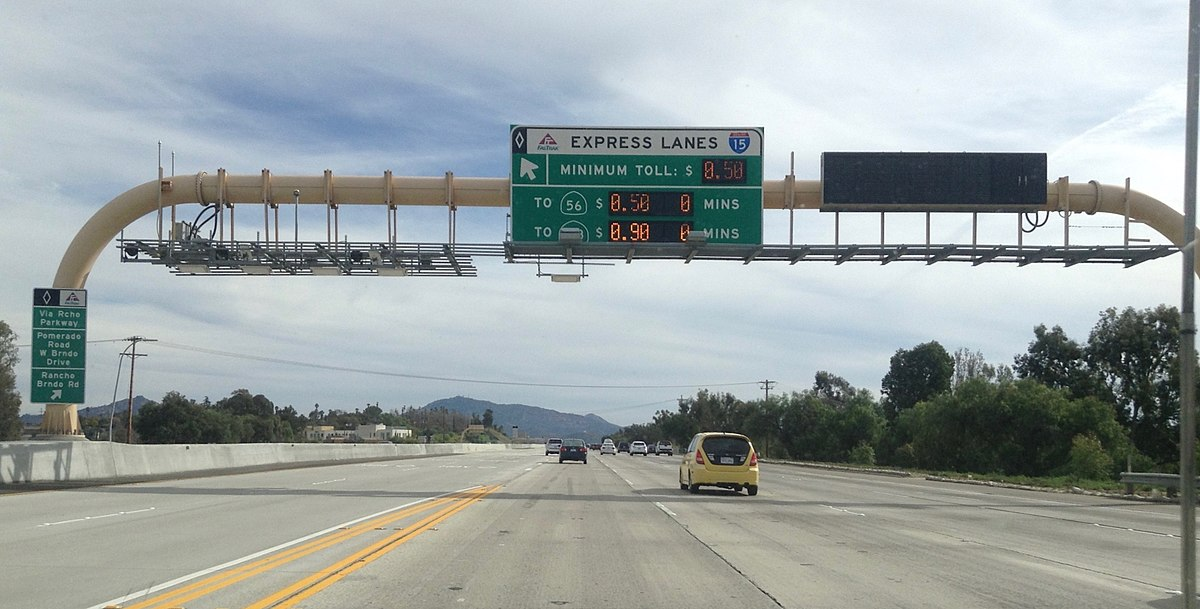
#> input picture Canny_edge_Detection_using_Lanes/lane.jpg, 1200 x 609 px, found by its file name
$ python canny.py
#> lines starting #> are read from the running program, lines starting #| are printed output that depends on the picture
import cv2
img=cv2.imread("lane.jpg")
#> img is the input picture: shape (609, 1200, 3); mean B, G, R 163.8, 164, 155.8
gray = cv2.cvtColor(img, cv2.COLOR_BGR2GRAY)
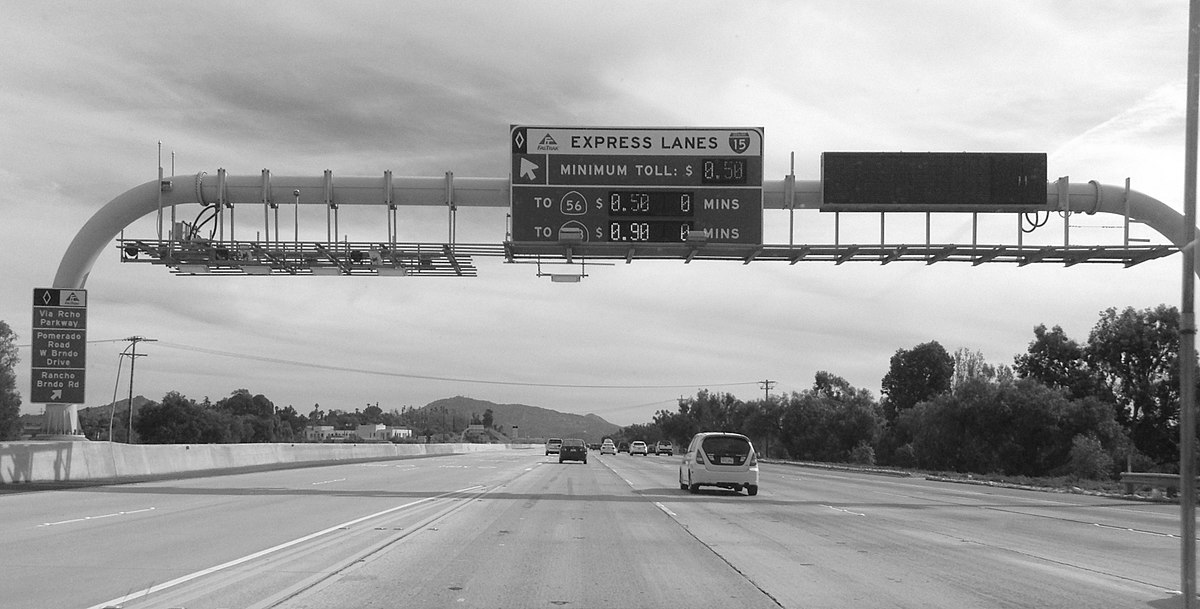
#> gray: shape (609, 1200); min 0, max 255, mean 161.5
grayshow=cv2.imshow("GrayImage", gray)
cv2.waitKey(0)
cv2.imwrite("gray_image.png",gray)


edge_low=cv2.Canny(gray , 40,150)
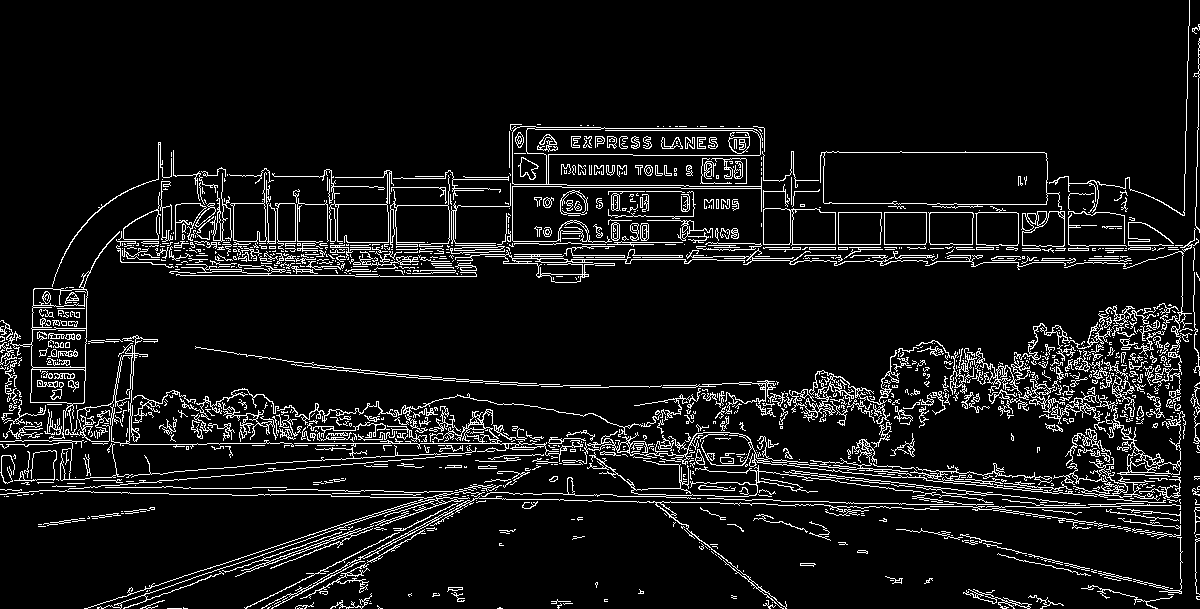
#> edge_low: shape (609, 1200); 8.2% white in thin lines or dots
cv2.imshow("edge show" , edge_low)
cv2.waitKey(0)
cv2.imwrite("edge_low.png" , edge_low)

edge_mid=cv2.Canny(gray, 70,150)
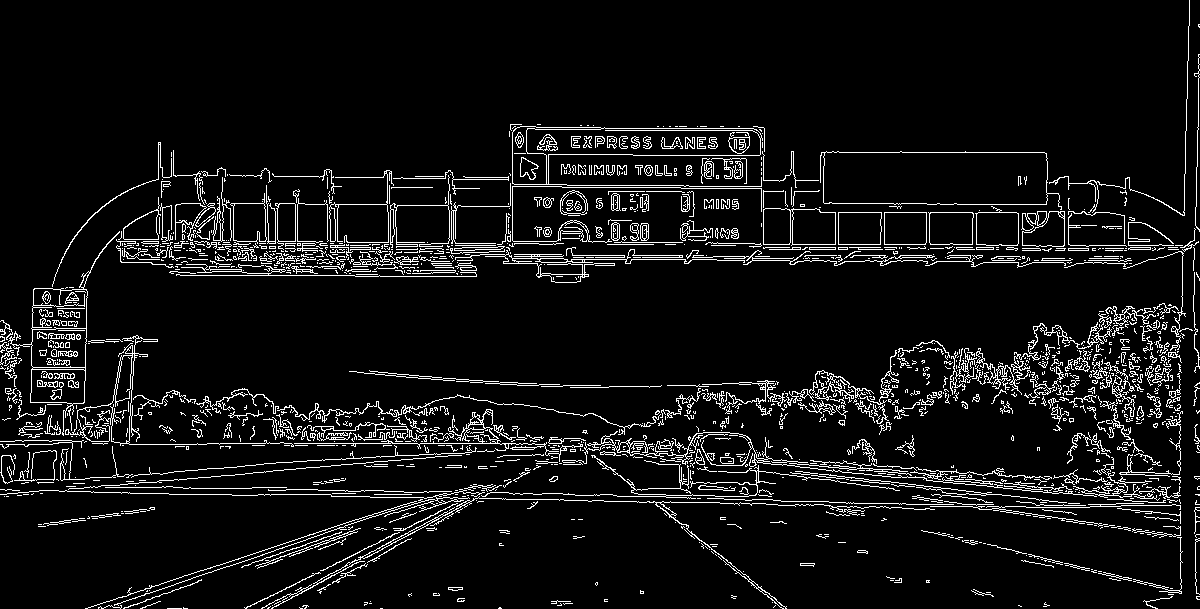
#> edge_mid: shape (609, 1200); 7.1% white in thin lines or dots
cv2.imshow("edge show2" , edge_mid)
cv2.waitKey(0)
cv2.imwrite("edge_mid.png" , edge_mid)

edge_high=cv2.Canny(gray , 120,250)
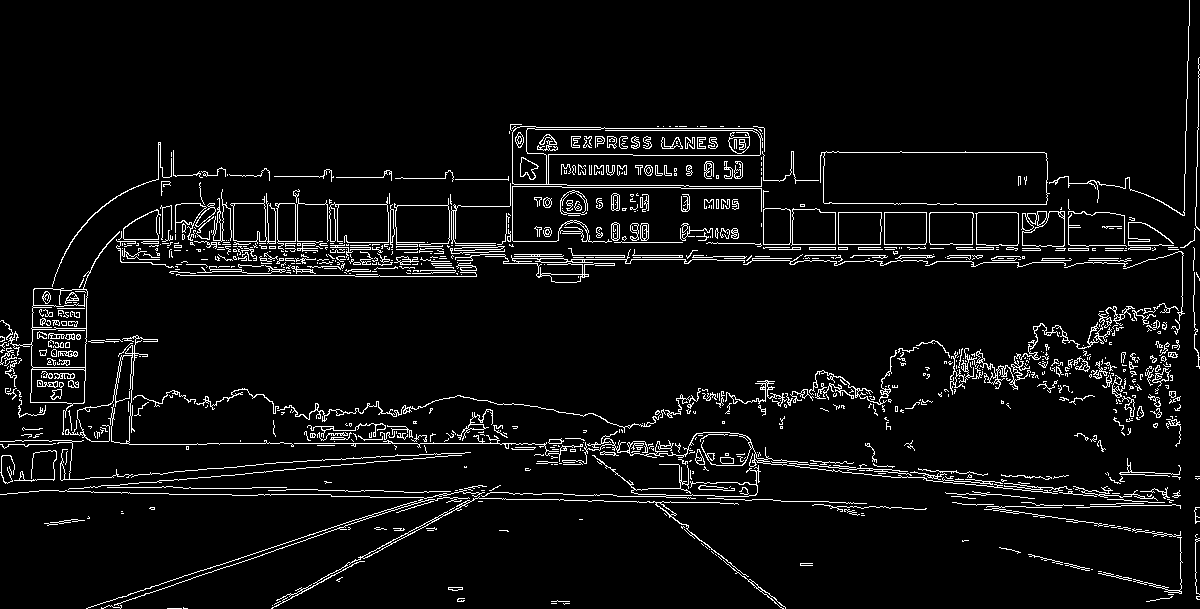
#> edge_high: shape (609, 1200); 5.3% white in thin lines or dots
cv2.imshow("edge show3" , edge_high)
cv2.waitKey(0)
cv2.imwrite("edge_high.jpg" , edge_high)
